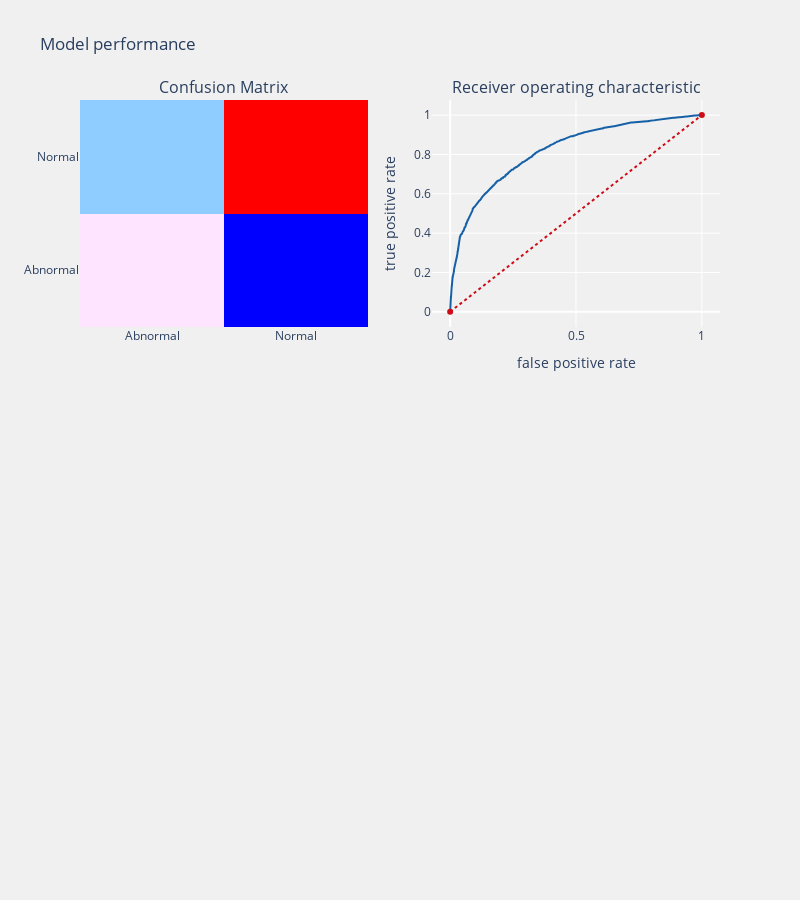

This figure's notebook cell:
### Code cell
child_behavior_prediction_alg(logit_smote,os_smote_X,test_X,
                             os_smote_Y,test_Y,threshold_plot = True)

### Figure 1 — Plotly figure (JSON) as saved in the notebook; plotly's stock layout.template omitted (floating-point values rounded to 4 significant figures; data arrays with more than 128 entries replaced by an {"elided": "..."} marker saying what was removed)
{"data": [{"colorscale": [[0, "rgb(0,0,255)"], [0.1, "rgb(51,153,255)"], [0.2, "rgb(102,204,255)"], [0.3, "rgb(153,204,255)"], [0.4, "rgb(204,204,255)"], [0.5, "rgb(255,255,255)"], [0.6, "rgb(255,204,255)"], [0.7, "rgb(255,153,255)"], [0.8, "rgb(255,102,204)"], [0.9, "rgb(255,102,102)"], [1, "rgb(255,0,0)"]], "name": "matrix", "showscale": false, "type": "heatmap", "x": ["Abnormal", "Normal"], "xaxis": "x", "y": ["Abnormal", "Normal"], "yaxis": "y", "z": [[1807, 541], [1185, 2833]]}, {"line": {"color": "rgb(22, 96, 167)", "width": 2}, "name": "Roc : 0.7373341471046388", "type": "scatter", "x": {"elided": "2118 float values"}, "xaxis": "x2", "y": {"elided": "2118 float values"}, "yaxis": "y2"}, {"line": {"color": "rgb(205, 12, 24)", "dash": "dot", "width": 2}, "type": "scatter", "x": [0, 1], "xaxis": "x2", "y": [0, 1], "yaxis": "y2"}], "layout": {"annotations": [{"font": {"size": 16}, "showarrow": false, "text": "Confusion Matrix", "x": 0.225, "xanchor": "center", "xref": "paper", "y": 1, "yanchor": "bottom", "yref": "paper"}, {"font": {"size": 16}, "showarrow": false, "text": "Receiver operating characteristic", "x": 0.775, "xanchor": "center", "xref": "paper", "y": 1, "yanchor": "bottom", "yref": "paper"}], "autosize": false, "height": 900, "margin": {"b": 195}, "paper_bgcolor": "rgba(240,240,240, 0.95)", "plot_bgcolor": "rgba(240,240,240, 0.95)", "showlegend": false, "title": {"text": "Model performance"}, "width": 800, "xaxis": {"anchor": "y", "domain": [0, 0.45]}, "xaxis2": {"anchor": "y2", "domain": [0.55, 1], "title": {"text": "false positive rate"}}, "xaxis3": {"anchor": "y3", "domain": [0, 1], "showgrid": true, "tickangle": 90, "tickfont": {"size": 10}}, "yaxis": {"anchor": "x", "domain": [0.625, 1]}, "yaxis2": {"anchor": "x2", "domain": [0.625, 1], "title": {"text": "true positive rate"}}, "yaxis3": {"anchor": "x3", "domain": [0, 0.375]}}}
